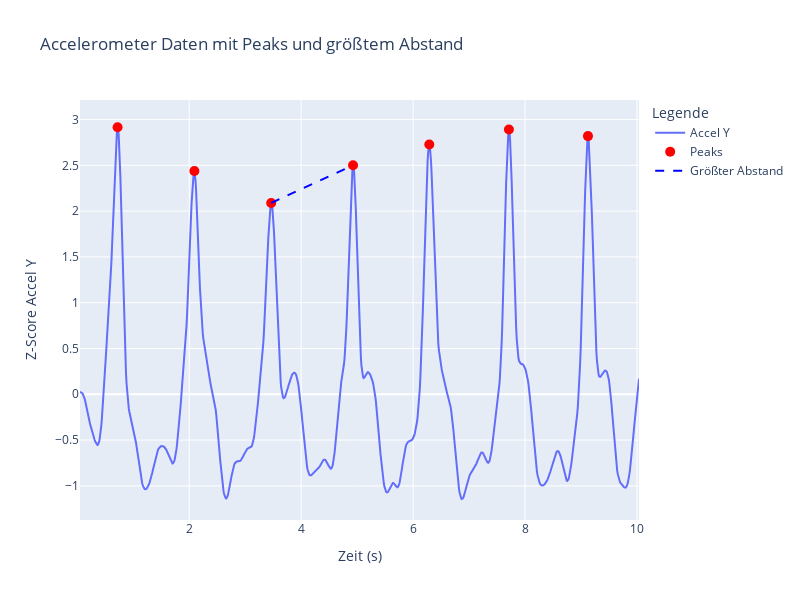

The notebook cell this image was saved under:
### Code cell
sq_peaks, _ = find_peaks(filtered_df_sq_z['Z_Score_Y'], prominence=2, height=1)

peak_distances = np.diff(sq_peaks)

sq_max_distance = np.max(peak_distances)

# Peaks für Kniebeugen plotten
plot_peaks(filtered_df_sq_z, sq_peaks)

### Figure 1 — Plotly figure (JSON) as saved in the notebook; plotly's stock layout.template omitted (floating-point values rounded to 4 significant figures; data arrays with more than 128 entries replaced by an {"elided": "..."} marker saying what was removed)
{"data": [{"mode": "lines", "name": "Accel Y", "type": "scatter", "x": {"elided": "993 float values"}, "y": {"elided": "993 float values"}}, {"marker": {"color": "red", "size": 10}, "mode": "markers", "name": "Peaks", "type": "scatter", "x": [0.7198, 2.092, 3.464, 4.927, 6.289, 7.712, 9.124], "y": [2.916, 2.438, 2.089, 2.501, 2.727, 2.89, 2.819]}, {"line": {"color": "blue", "dash": "dash", "width": 2}, "mode": "lines", "name": "Größter Abstand", "type": "scatter", "x": [3.464, 4.927], "y": [2.089, 2.501]}], "layout": {"height": 600, "legend": {"title": {"text": "Legende"}}, "title": {"text": "Accelerometer Daten mit Peaks und größtem Abstand"}, "width": 800, "xaxis": {"title": {"text": "Zeit (s)"}}, "yaxis": {"title": {"text": "Z-Score Accel Y"}}}}
